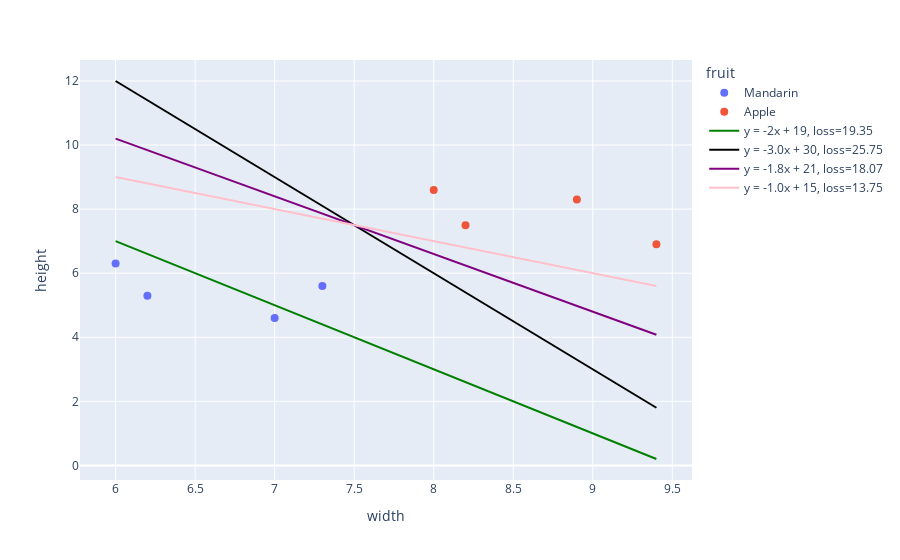

Here is the notebook cell this chart was saved with:
### Markdown cell above
Now we plot the results to see the difference.

### Code cell
fig = px.scatter(df, x="width", y="height", color="fruit", color_continuous_scale='Bluered_r')
fig.update_traces(marker_size=8)

x_0 = min(df.width.values)
x_1 = max(df.width.values)

fig.add_trace(
    go.Scatter(
        x = [x_0, x_1],
        y = [init_line(-2, 19, x_0), init_line(-2, 19, x_1)],
        mode='lines',
        line=dict(color='green', width=2),
        name = f'y = -2x + 19, loss={round(losses[0], 4)}'
    )
)

fig.add_trace(
    go.Scatter(
        x = [x_0, x_1],
        y = [init_line(-3.0, 30, x_0), init_line(-3.0, 30, x_1)],
        mode='lines',
        line=dict(color='black', width=2),
        name = f'y = -3.0x + 30, loss={round(losses[1], 4)}'
    )
)

fig.add_trace(
    go.Scatter(
        x = [x_0, x_1],
        y = [init_line(-1.8, 21, x_0), init_line(-1.8, 21, x_1)],
        mode='lines',
        line=dict(color='purple', width=2),
        name = f'y = -1.8x + 21, loss={round(losses[2], 4)}'
    )
)

fig.add_trace(
    go.Scatter(
        x = [x_0, x_1],
        y = [init_line(-1.0, 15, x_0), init_line(-1.0, 15, x_1)],
        mode='lines',
        line=dict(color='pink', width=2),
        name = f'y = -1.0x + 15, loss={round(losses[3], 4)}'
    )
)

fig.show()

### Figure 1 — Plotly figure (JSON) as saved in the notebook; plotly's stock layout.template omitted (floating-point values rounded to 4 significant figures)
{"data": [{"hovertemplate": "fruit=Mandarin<br>width=%{x}<br>height=%{y}<extra></extra>", "legendgroup": "Mandarin", "marker": {"color": "#636efa", "size": 8, "symbol": "circle"}, "mode": "markers", "name": "Mandarin", "orientation": "v", "showlegend": true, "type": "scatter", "x": [7, 6.2, 7.3, 6], "xaxis": "x", "y": [4.6, 5.3, 5.6, 6.3], "yaxis": "y"}, {"hovertemplate": "fruit=Apple<br>width=%{x}<br>height=%{y}<extra></extra>", "legendgroup": "Apple", "marker": {"color": "#EF553B", "size": 8, "symbol": "circle"}, "mode": "markers", "name": "Apple", "orientation": "v", "showlegend": true, "type": "scatter", "x": [9.4, 8.2, 8.9, 8], "xaxis": "x", "y": [6.9, 7.5, 8.3, 8.6], "yaxis": "y"}, {"line": {"color": "green", "width": 2}, "mode": "lines", "name": "y = -2x + 19, loss=19.35", "type": "scatter", "x": [6, 9.4], "y": [7, 0.2]}, {"line": {"color": "black", "width": 2}, "mode": "lines", "name": "y = -3.0x + 30, loss=25.75", "type": "scatter", "x": [6, 9.4], "y": [12, 1.8]}, {"line": {"color": "purple", "width": 2}, "mode": "lines", "name": "y = -1.8x + 21, loss=18.07", "type": "scatter", "x": [6, 9.4], "y": [10.2, 4.08]}, {"line": {"color": "pink", "width": 2}, "mode": "lines", "name": "y = -1.0x + 15, loss=13.75", "type": "scatter", "x": [6, 9.4], "y": [9, 5.6]}], "layout": {"legend": {"title": {"text": "fruit"}, "tracegroupgap": 0}, "margin": {"t": 60}, "xaxis": {"anchor": "y", "domain": [0, 1], "title": {"text": "width"}}, "yaxis": {"anchor": "x", "domain": [0, 1], "title": {"text": "height"}}}}
